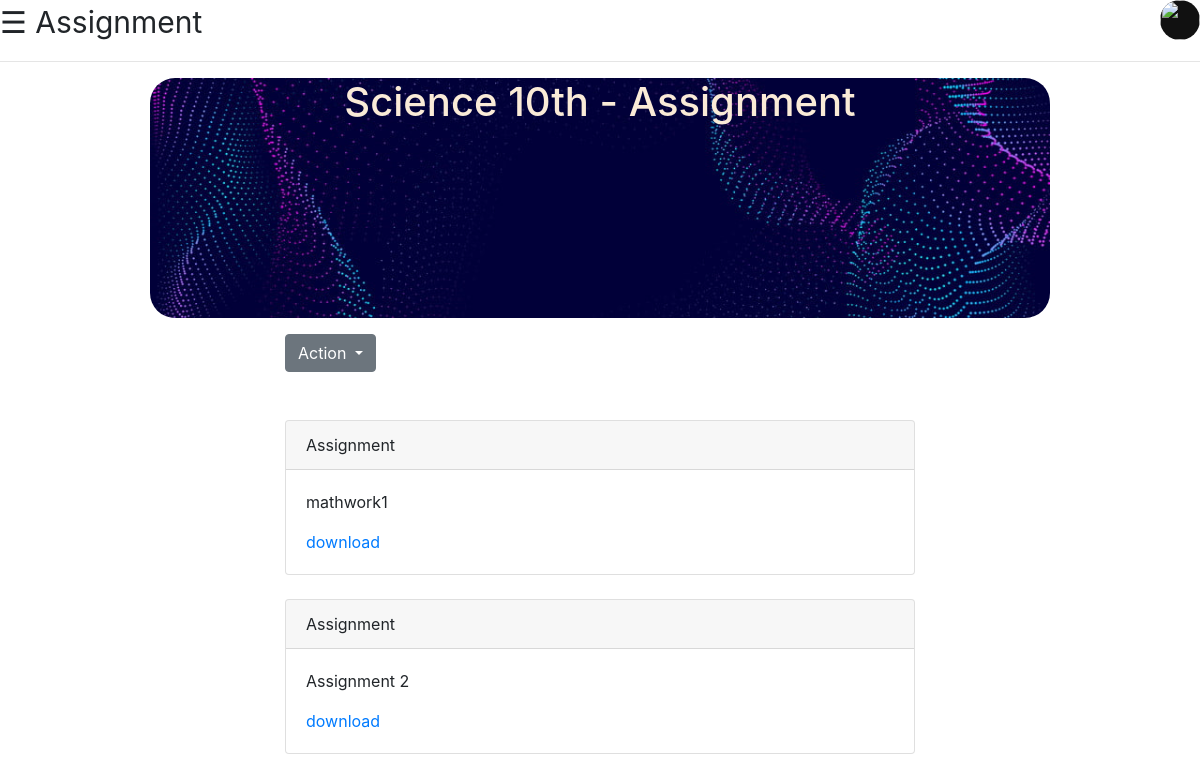
The page /dash/assign/38/ (signed in) on the database as committed earlier.
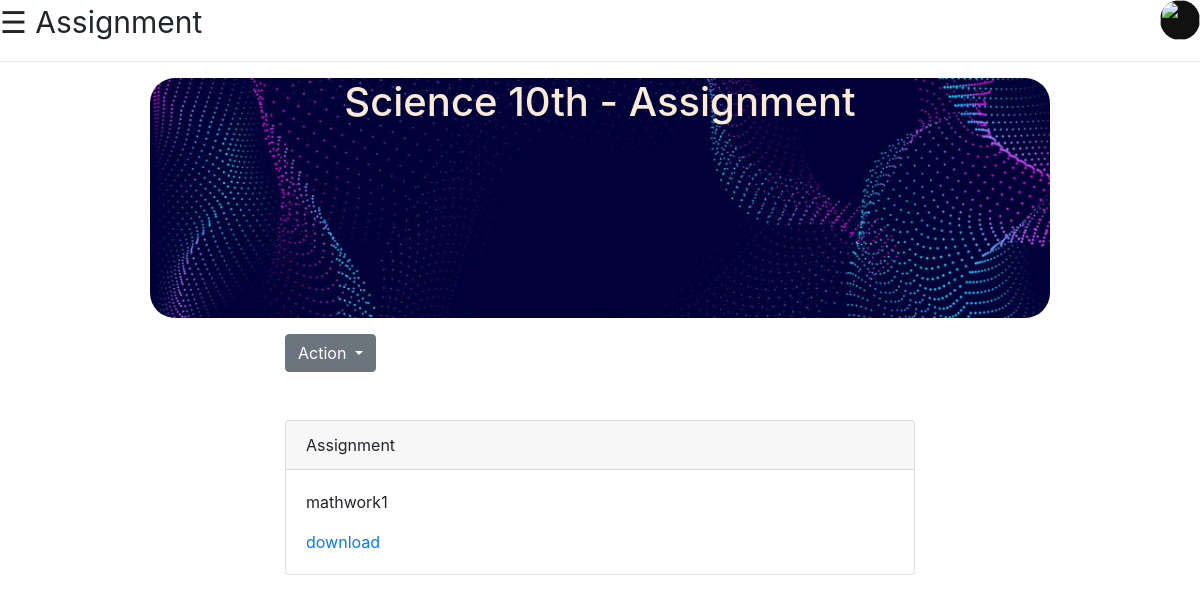
The same page on the database as committed later.
### dash/models.py (models this page shows, shortened)
class classwork(models.Model):
    clid = models.ForeignKey(classsm, on_delete=models.CASCADE)
    wtype = models.ForeignKey(work, on_delete = models.CASCADE)
    wname = models.TextField()
    filess = models.FileField(null=True)

### dash/views.py (the view)
# urls.py: path("assign/<int:pkid>/", views.assign, name = 'assign'),
def assign(request,pkid):
    if request.user.is_authenticated:
        obj = classsm.objects.get(pk=pkid)
        objclasswork = classwork.objects.filter(clid=pkid,wtype = 2)
        context = {'data':obj,'classcontent':objclasswork}
        return render(request,'dash/assign.html',context)
    else:
        return redirect('/account/login')

### dash/templates/dash/assign.html (shortened to what this page needs)
{% load static %}
<!DOCTYPE html>
<html lang="en">
<head>
    <link rel="stylesheet" href="{% static 'classroom/css/styleclass.css' %}">
    <link rel="stylesheet" href="https://stackpath.bootstrapcdn.com/bootstrap/4.5.2/css/bootstrap.min.css">
    <link rel="stylesheet" href="https://cdnjs.cloudflare.com/ajax/libs/font-awesome/4.7.0/css/font-awesome.min.css">
</head>
<body>
        <span style="font-size:30px;cursor:pointer" onclick="openNav()">&#9776; Assignment</span>
        <div id="right">
            <img src="{{ request.user.profile.profile_pic.url }}" alt="" class="img-alpha">
        </div>
        <hr>
    <div>
    <div style="float: left; width: 12.5%"><pre></pre></div>
    <div style="width: 75%; float: left;">
        <div style="height: 30vh; background-image:url({% static 'classroom/img/banner.jpg' %}); background-size: cover; color: antiquewhite; border-radius: 25px; text-align: center;">
            <h1>{{ data.name }}   - Assignment</h1>
        </div>
    <div>
    <div style="width: 15%; float: left;"><pre></pre></div>
    <div style="width: 70%; float: left;">
        <div>
          <div class="dropdown">
            <button class="btn btn-secondary dropdown-toggle" type="button" id="dropdownMenuButton" data-toggle="dropdown" aria-haspopup="true" aria-expanded="false">
              Action
            </button>
          </div>
        </div>
    <div>
          <br><br>
          {% if classcontent %}
          {% for obj in classcontent %}
                <div class="card" >
                  <div class="card-header">
                    Assignment
                  </div>
                  <div class="card-body">
                    <p class="card-text">{{ obj.wname }}</p>
                    <a href="{{ obj.filess.url }}">download</a>
                  </div>
                </div>
            	<br>
          {% endfor %}
          {% else %}
          {% if user.profile.typee == 'T' %}
          <p>No Assignments yet</p>
          {% else %}
          <p>Hurray, No assignments</p>
          {% endif %}
          {% endif %}
    </div>
    </div>
    </div>
    </div>
    </div>
    </body>
    </html>

Rows that differ between the two databases and show on the page:
removed classwork: wname "Assignment 2"
